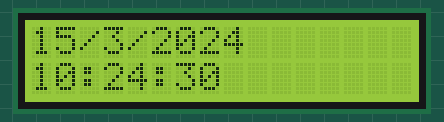
Recording of a sketch running on a simulated Arduino Uno, built with avr-gcc and run on an emulated ATmega328P. Parts: 16×2 character LCD. The local clock reads 2024-03-15 10:24:30 at power-on unless the sketch sets it; what the sketch prints to the serial monitor is not drawn.

Above: at 0.1 s.
At 4.2 s:
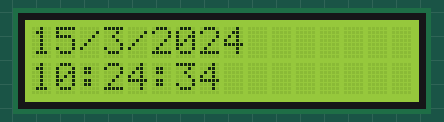
At 9.3 s:
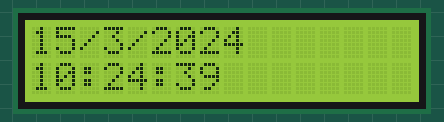
At 19.6 s:
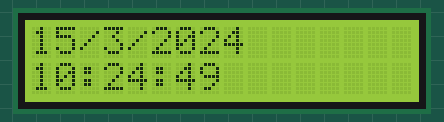
At 28.8 s:
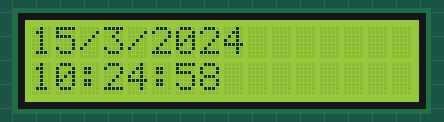
At 39.0 s:
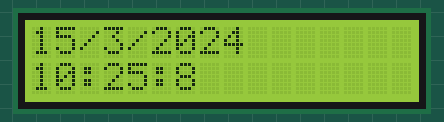

Measured:
- what the display in image 1 shows lasts 1.0 s, from 4.2 s to 5.2 s

The sketch:

taimer_and_LCD-display.ino
```cpp
// функции даты и времени с использованием часов реального времени DS1307, подключенные по I2C. В скетче используется библиотека Wire lib
#include <Wire.h>
#include "RTClib.h"
#include <LiquidCrystal_PCF8574.h>

LiquidCrystal_PCF8574 lcd(0x27);  // set the LCD address to 0x27 for a 16 chars and 2 line display

int show;
int i;
RTC_DS1307 RTC;

void setup () {
  int error;
  Serial.println("LCD...");

  while (! Serial);

  Serial.println("Dose: check for LCD");

  // See http://playground.arduino.cc/Main/I2cScanner
  Wire.begin();
  Wire.beginTransmission(0x27);
  error = Wire.endTransmission();
  Serial.print("Error: ");
  Serial.print(error);

  if (error == 0) {
    Serial.println(": LCD found.");

  } else {
    Serial.println(": LCD not found.");
  } // if

  lcd.begin(16, 2); // initialize the lcd
  show = 0;
  lcd.home();
Serial.begin(57600);

RTC.begin();

if (! RTC.isrunning()) {

Serial.println("RTC is NOT running!");

// строка ниже используется для настройки даты и времени часов

RTC.adjust(DateTime(__DATE__, __TIME__));

}

}

void loop () {

DateTime now = RTC.now();

lcd.setBacklight(1);
lcd.clear();
lcd.print(now.day(), DEC);
lcd.write("/");
lcd.print(now.month(), DEC);
lcd.write("/");
lcd.print(now.year(), DEC);
lcd.setCursor(0,1);
lcd.print(now.hour(), DEC);
lcd.write(":");
lcd.print(now.minute(), DEC);
lcd.write(":");
lcd.print(now.second(), DEC);

delay(1000);
Serial.print(now.day(), DEC);
Serial.print("/");
Serial.print(now.month(), DEC);
Serial.print("/");
Serial.print(now.year(), DEC);
Serial.println();
Serial.print(now.hour(), DEC);
Serial.print(":");
Serial.print(now.minute(), DEC);
Serial.print(":");
Serial.println(now.second(), DEC);
}
```
